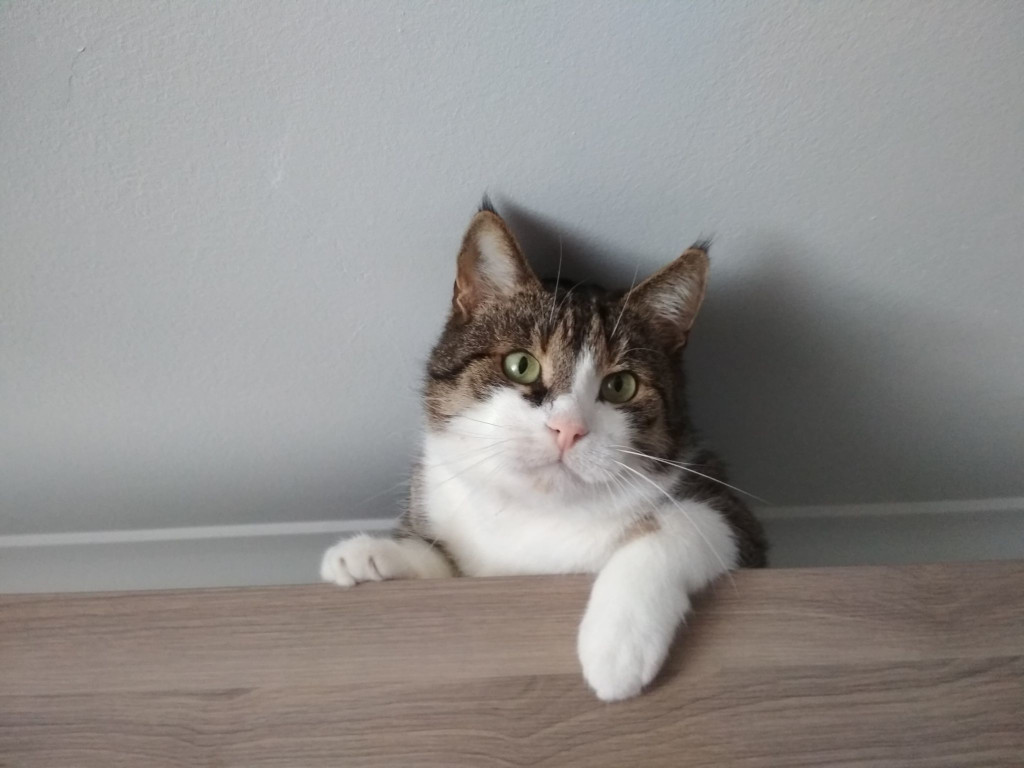
#> input picture lab6/images/gacław-na-kuchni.jpg, 1024 x 768 px
$ jupyter execute rozwiazania.ipynb
#> lines starting #> are read from the running program, lines starting #| are printed output that depends on the picture
[cell 1]
import cv2
from matplotlib import pyplot
import numpy

# Ustawienie rozmarów wyświetlanych obrazów
pyplot.rcParams["figure.figsize"] = (18, 10)

[cell 2]
#
# Wczytanie obrazów źródłowych
#
# źródło grafiki colors.jpg: https://unsplash.com/photos/gT5kuls6Y6Q
# źródło grafiki gacław-na-kuchni.jpg: własne
#
#image_from_file = cv2.imread('images/colors.jpg')
image_from_file = cv2.imread('images/gacław-na-kuchni.jpg')
#> image_from_file is the input picture: shape (768, 1024, 3); mean B, G, R 139.4, 141.3, 144.1
image_gray = cv2.cvtColor(image_from_file, cv2.COLOR_BGR2GRAY)
image_color = cv2.cvtColor(image_from_file, cv2.COLOR_BGR2RGB)
print('Rozmiar obrazka: ', image_from_file.shape)
#| Rozmiar obrazka:  (768, 1024, 3)

# Zadanie 1

[cell 3]
output = numpy.copy(image_gray).astype(numpy.float32)

def find_closest_palette_color(value):
    return round(value / 255) * 255

#
# Algorytm
#
for y in range(output.shape[0]):
    for x in range(output.shape[1]):
        oldpixel = output[y][x]
        newpixel = find_closest_palette_color(oldpixel)
        output[y][x] = newpixel
        quant_error = oldpixel - newpixel

        if x + 1 < output.shape[1]:
            output[y][x + 1] += quant_error * 7 / 16
        if y + 1 < output.shape[0]:
            if x > 0:
                output[y + 1][x - 1] += quant_error * 3 / 16
            output[y + 1][x] += quant_error * 5 / 16
            if x + 1 < output.shape[1]:
                output[y + 1][x + 1] += quant_error * 1 / 16
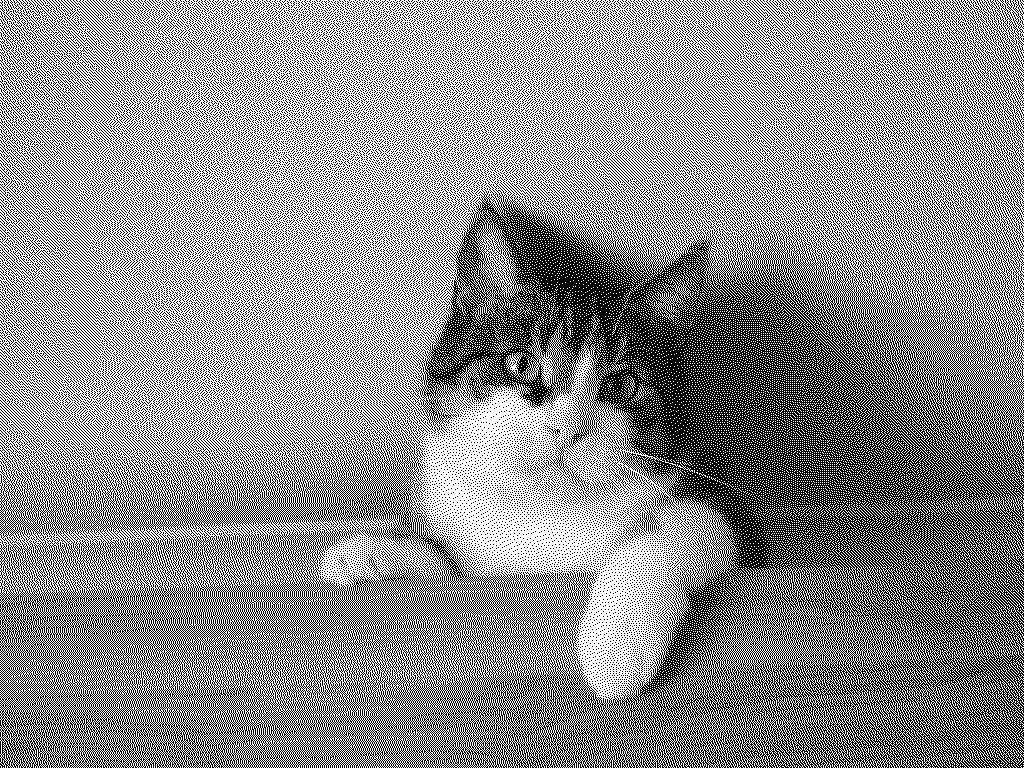
#> output: shape (768, 1024) float32; 55.6% white; black in thin lines or dots

# Przycięcie wartości, żeby nie wyjść poza zakres uint8
output = numpy.clip(output, 0, 255).astype(numpy.uint8)
#> output: shape (768, 1024); 55.6% white; black in thin lines or dots

#
# Wyświetlenie
#
pyplot.imshow(output, cmap='gray')
pyplot.axis('off')

[cell 4]
#
# Histogram
#
histr = cv2.calcHist([output], [0], None, [256], [0, 256])
#> histr = 256 values, max 437617 at index 255, min 0 at index 1, mean 3072
pyplot.plot(histr)
pyplot.xlim([-1, 256])
pyplot.xlabel('Wartośc składowej koloru []')
pyplot.ylabel('Liczba pikseli obrazu []')
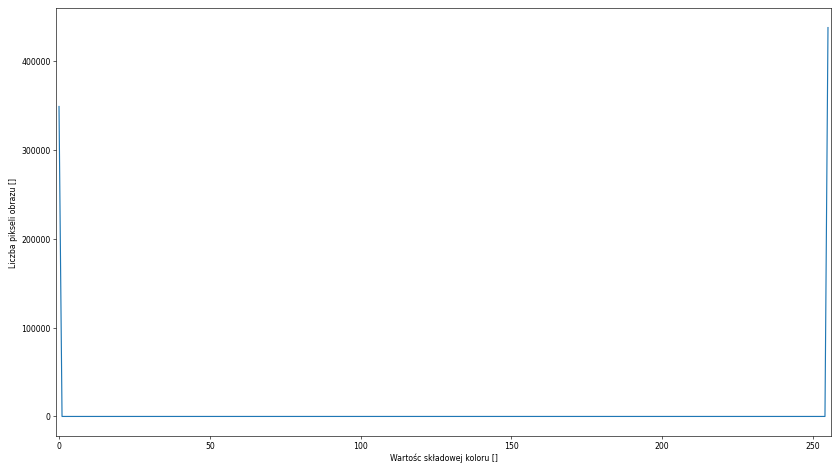
#> figure drawn by matplotlib, 1 panel; curve peaks at x = 255, y = 437617

# Zadanie 2

[cell 5]
# Parametr: liczba poziomów jasności na składową (domyślnie 2: 0 i 255)
k = 9

# Redukcja kolorów do palety (bez ditheringu)
reduced = numpy.copy(image_color).astype(numpy.float32)

def quantize(value, k):
    return round((k - 1) * value / 255) * 255 / (k - 1)

for y in range(reduced.shape[0]):
    for x in range(reduced.shape[1]):
        for c in range(3):  # R, G, B
            reduced[y, x, c] = quantize(reduced[y, x, c], k)


output = numpy.copy(image_color).astype(numpy.float32)

#
# Algorytm
#
for y in range(output.shape[0]):
    for x in range(output.shape[1]):
        oldpixel = output[y, x].copy()
        newpixel = numpy.array([quantize(c, k) for c in oldpixel])
        output[y, x] = newpixel
        quant_error = oldpixel - newpixel

        if x + 1 < output.shape[1]:
            output[y, x + 1] += quant_error * 7 / 16
        if y + 1 < output.shape[0]:
            if x > 0:
                output[y + 1, x - 1] += quant_error * 3 / 16
            output[y + 1, x] += quant_error * 5 / 16
            if x + 1 < output.shape[1]:
                output[y + 1, x + 1] += quant_error * 1 / 16


output = numpy.clip(output, 0, 255).astype(numpy.uint8)
reduced = numpy.clip(reduced, 0, 255).astype(numpy.uint8)


#
# Wyświetlenie
#
pyplot.figure(figsize=(12, 16))

pyplot.subplot(2, 1, 1)
pyplot.title('Obrazek po samej redukcji barw')
pyplot.imshow(reduced)

pyplot.subplot(2, 1, 2)
pyplot.title('Obrazek w kolorze po algorytmie Floyda-Steinberga')
pyplot.imshow(output)
